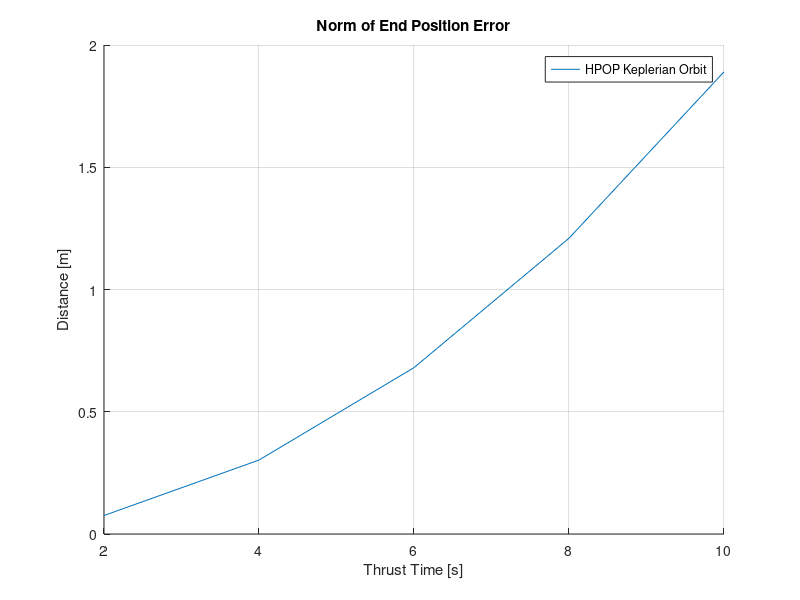

Write MATLAB code to recreate this figure.

error10 = 1.89012105481708;
error8 = 1.20968626290305;
error6 = 0.680454032785321;
error4 = 0.302427557186588;
error2 = 0.0756094925139242;

figure(1)
hold on
grid on
title('Norm of End Position Error')
plot( [10, 8, 6, 4, 2],[error10, error8, error6, error4, error2] )
legend('HPOP Keplerian Orbit')
xlabel('Thrust Time [s]')
ylabel('Distance [m]')
hold off